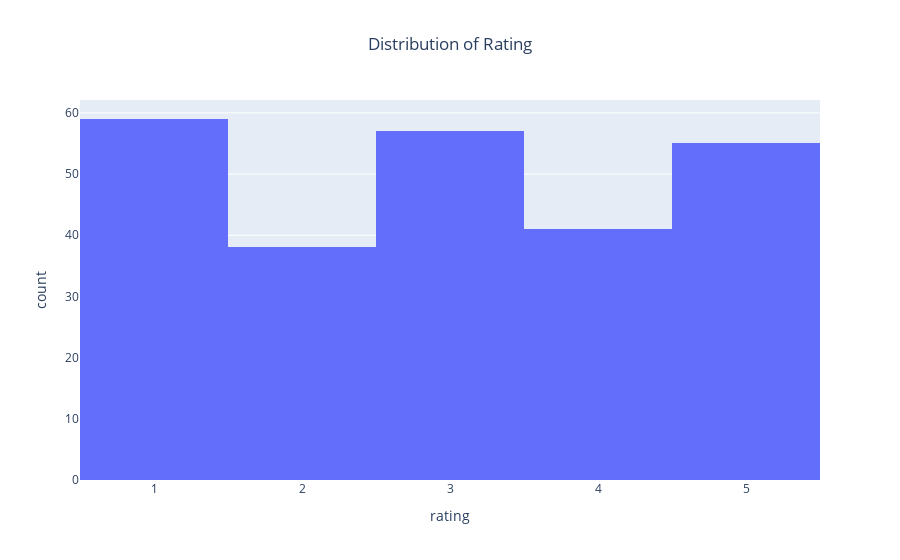

The notebook cell this image was saved under:
### Code cell
fig = px.histogram(df,
                   x='rating',
                   title='Distribution of Rating',
                   )
fig.update_layout(
    title ={'x':0.5}
)
fig.show()

### Figure 1 — Plotly figure (JSON) as saved in the notebook; plotly's stock layout.template omitted (floating-point values rounded to 4 significant figures; data arrays with more than 128 entries replaced by an {"elided": "..."} marker saying what was removed)
{"data": [{"bingroup": "x", "hovertemplate": "rating=%{x}<br>count=%{y}<extra></extra>", "legendgroup": "", "marker": {"color": "#636efa", "pattern": {"shape": ""}}, "name": "", "orientation": "v", "showlegend": false, "type": "histogram", "x": {"elided": "250 int values"}, "xaxis": "x", "yaxis": "y"}], "layout": {"barmode": "relative", "legend": {"tracegroupgap": 0}, "title": {"text": "Distribution of Rating", "x": 0.5}, "xaxis": {"anchor": "y", "domain": [0, 1], "title": {"text": "rating"}}, "yaxis": {"anchor": "x", "domain": [0, 1], "title": {"text": "count"}}}}
